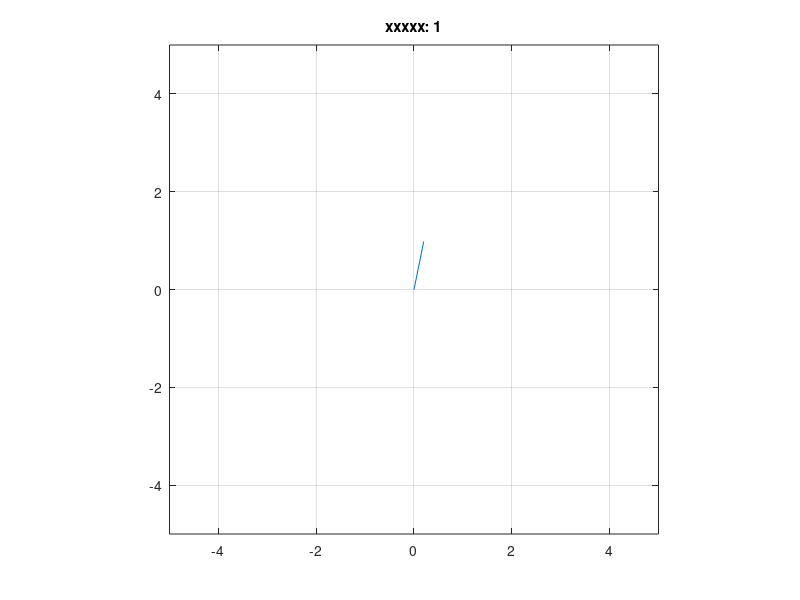

This figure's MATLAB source: (Note: this script raises an error after producing the figure.)
# "invp.m"
global M m l g KK;  #大域変数の宣言
M=2/3; m=1/3; l=1; g=9.8;
#KK=[0,0,0,0]; #制御無し
KK=[-2.2361, -3.7212, -36.8578, -10.7328];
function dx=eqn(x,t)
 global M m l g KK; #関数の中から大域変数を参照する宣言
 x0=0;
 if (3<=t && t<8)
  x0=3;
 elseif (8<=t && t<13)
  x0=-3;
 endif
 x(1) = x(1)-x0;
 ut = -KK*x;  #制御入力
 D=M*l + m*l*(1-cos(x(3))^2);
 dx(1) = x(2);
 dx(2) = ( m*l^2*x(4)^2*sin(x(3)) - m*l*g*cos(x(3))*sin(x(3)) )/D ...
         + l/D * ut;
 dx(3) = x(4);
 dx(4) = ( -m*l^2*x(4)^2*cos(x(3))*sin(x(3)) + (M+m)*g*sin(x(3)) )/D ...
         - cos(x(3))/D * ut;
endfunction
x0=[0; 0; 0.2; 0];       #初期値(ちょっと倒れて静止)
n=200;                    #時間のきざみ数
tt=linspace(0,20,n);     #時間0～10の等比数列
xx=lsode("eqn", x0, tt); #常微分方程式"eqn"を解く
for i=1:n  #簡易アニメーション
 x=xx(i,1);              #第1変数が台車の位置
 theta=xx(i,3);          #第3変数が倒れ角
 plot( [x,x+l*sin(theta)], [0,l*cos(theta)] ); #線分のプロット
 axis([-5,5,-5,5],'square');    #座標軸の設定
 title(sprintf("xxxxx: %d",i)); #タイトルの設定
 grid on; drawnow();
 if ( i==1 ) sleep(1);   #初回は1秒待機
 else sleep(0.1); endif  #この数値でアニメーション速度を調整
endfor
